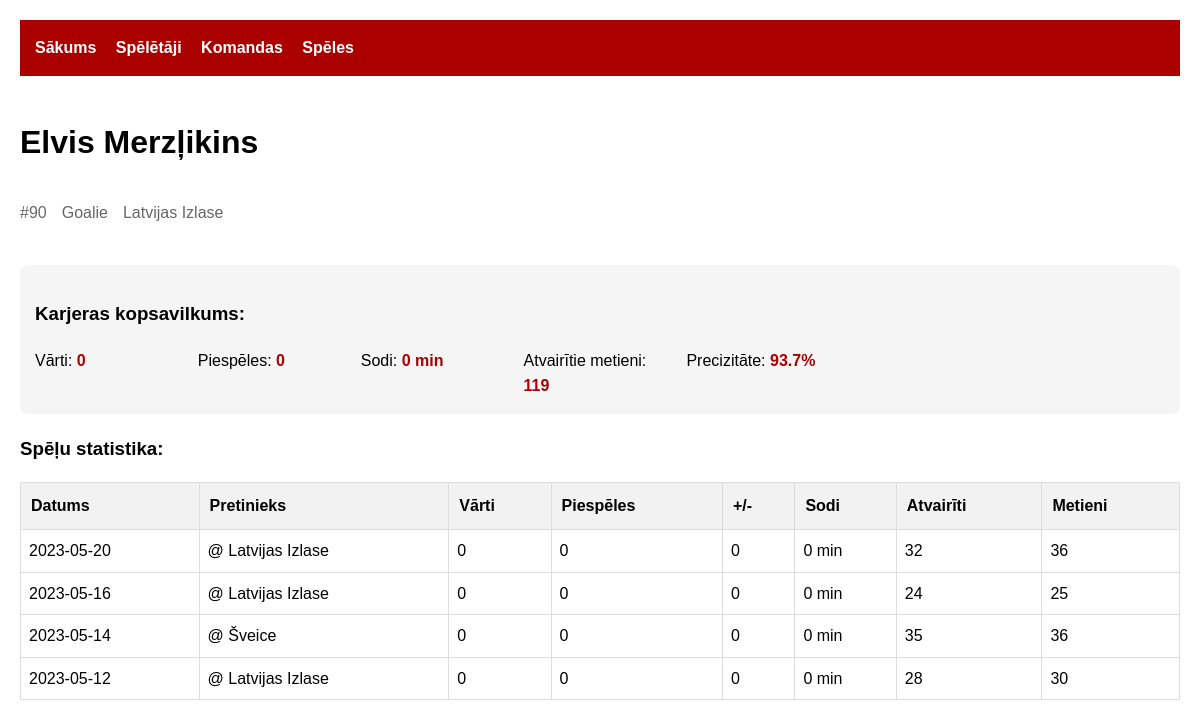
Screenshot of /player/1 with the database file from the repository.
### tables this page shows
CREATE TABLE Players (
    player_id INTEGER PRIMARY KEY AUTOINCREMENT,
    first_name TEXT NOT NULL,
    last_name TEXT NOT NULL,
    birth_date TEXT,
    position TEXT CHECK(position IN ('Goalie', 'Defenseman', 'Forward')),
    jersey_number INTEGER,
    team_id INTEGER,
    is_nhl_player BOOLEAN DEFAULT 0,
    FOREIGN KEY (team_id) REFERENCES Teams(team_id)
);

CREATE TABLE Teams (
    team_id INTEGER PRIMARY KEY AUTOINCREMENT,
    name TEXT NOT NULL,
    city TEXT NOT NULL,
    league TEXT NOT NULL,
    founded_year INTEGER,
    arena TEXT
);

CREATE TABLE Statistics (
    stat_id INTEGER PRIMARY KEY AUTOINCREMENT,
    player_id INTEGER NOT NULL,
    game_id INTEGER NOT NULL,
    goals INTEGER DEFAULT 0,
    assists INTEGER DEFAULT 0,
    plus_minus INTEGER DEFAULT 0,
    penalty_minutes INTEGER DEFAULT 0,
    saves INTEGER DEFAULT 0,
    shots_against INTEGER DEFAULT 0,
    FOREIGN KEY (player_id) REFERENCES Players(player_id),
    FOREIGN KEY (game_id) REFERENCES Games(game_id)
);

CREATE TABLE Games (
    game_id INTEGER PRIMARY KEY AUTOINCREMENT,
    home_team_id INTEGER NOT NULL,
    away_team_id INTEGER NOT NULL,
    game_date TEXT NOT NULL,
    game_type TEXT CHECK(game_type IN ('Regular', 'Playoff', 'International')),
    location TEXT,
    score TEXT,
    FOREIGN KEY (home_team_id) REFERENCES Teams(team_id),
    FOREIGN KEY (away_team_id) REFERENCES Teams(team_id)
);

### app.py (the view)
@app.route('/player/<int:player_id>')
def player_detail(player_id):
    conn = sqlite3.connect('hockey.db')
    conn.row_factory = sqlite3.Row
    player = conn.execute('''
        SELECT p.*, t.name as team_name
        FROM Players p
        LEFT JOIN Teams t ON p.team_id = t.team_id
        WHERE p.player_id = ?
    ''', (player_id,)).fetchone()
    stats = conn.execute('''
        SELECT s.*, g.game_date, ht.name as home_team, at.name as away_team, g.score
        FROM Statistics s
        JOIN Games g ON s.game_id = g.game_id
        JOIN Teams ht ON g.home_team_id = ht.team_id
        JOIN Teams at ON g.away_team_id = at.team_id
        WHERE s.player_id = ?
        ORDER BY g.game_date DESC
    ''', (player_id,)).fetchall()
    career_totals = conn.execute('''
        SELECT SUM(goals) as total_goals,
               SUM(assists) as total_assists,
               SUM(penalty_minutes) as total_pim,
               SUM(saves) as total_saves,
               SUM(shots_against) as total_shots_against
        FROM Statistics
        WHERE player_id = ?
    ''', (player_id,)).fetchone()
    conn.close()
    return render_template('player_detail.html',
                         player=player,
                         stats=stats,
                         totals=career_totals)

### templates/player_detail.html
{% extends "base.html" %}
{% block content %}
<div class="player-header">
    <h1>{{ player.first_name }} {{ player.last_name }}</h1>
    <div class="player-info">
        <span>#{{ player.jersey_number }}</span>
        <span>{{ player.position }}</span>
        <span>{{ player.team_name }}</span>
    </div>
</div>
<div class="career-totals">
    <h3>Karjeras kopsavilkums:</h3>
    <div class="totals-grid">
        <div>Vārti: <span>{{ totals.total_goals or 0 }}</span></div>
        <div>Piespēles: <span>{{ totals.total_assists or 0 }}</span></div>
        <div>Sodi: <span>{{ totals.total_penalty_minutes or 0 }} min</span></div>
        {% if player.position == 'Goalie' %}
        <div>Atvairītie metieni: <span>{{ totals.total_saves or 0 }}</span></div>
        <div>Precizitāte: <span>
            {% if totals.total_shots_against %}
                {{ "%.1f"|format((totals.total_saves/totals.total_shots_against)*100) }}%
            {% else %}
                0%
            {% endif %}
        </span></div>
        {% endif %}
    </div>
</div>
<div class="game-log">
    <h3>Spēļu statistika:</h3>
    <table>
        <tr>
            <th>Datums</th>
            <th>Pretinieks</th>
            <th>Vārti</th>
            <th>Piespēles</th>
            <th>+/-</th>
            <th>Sodi</th>
            {% if player.position == 'Goalie' %}
            <th>Atvairīti</th>
            <th>Metieni</th>
            {% endif %}
        </tr>
        {% for stat in stats %}
        <tr>
            <td>{{ stat.game_date }}</td>
            <td>
                {% if player.team_id == stat.home_team_id %}
                    vs {{ stat.away_team }}
                {% else %}
                    @ {{ stat.home_team }}
                {% endif %}
            </td>
            <td>{{ stat.goals }}</td>
            <td>{{ stat.assists }}</td>
            <td>{{ stat.plus_minus }}</td>
            <td>{{ stat.penalty_minutes }} min</td>
            {% if player.position == 'Goalie' %}
            <td>{{ stat.saves }}</td>
            <td>{{ stat.shots_against }}</td>
            {% endif %}
        </tr>
        {% else %}
        <tr>
            <td colspan="{% if player.position == 'Goalie' %}8{% else %}6{% endif %}" class="no-data">
                Nav datu par šo spēlētāju
            </td>
        </tr>
        {% endfor %}
    </table>
</div>
{% endblock %}

### static/style.css (style rules this page uses)
body { font-family: Arial, sans-serif; margin: 0; padding: 20px; line-height: 1.6; }
table { width: 100%; border-collapse: collapse; margin-top: 20px; }
th, td { border: 1px solid #ddd; padding: 12px; text-align: left; }
th { background-color: #f2f2f2; }
.player-header { display: flex; flex-direction: column; gap: 10px; margin-bottom: 20px; }
.player-info { display: flex; gap: 15px; margin-bottom: 20px; color: #666; }
.career-totals { background: #f5f5f5; padding: 15px; border-radius: 8px; margin-bottom: 20px; }
.totals-grid { display: grid; grid-template-columns: repeat(auto-fill, minmax(150px, 1fr)); gap: 10px; margin-top: 10px; }
.totals-grid div span { font-weight: bold; color: #a00; }
.game-log table { width: 100%; margin-top: 15px; }
.game-log th { background-color: #f2f2f2; padding: 10px; text-align: left; }
.game-log td { padding: 8px; border-bottom: 1px solid #ddd; }

### rows the page displays
Players: first_name "Elvis", last_name "Merzļikins", jersey_number "90", position "Goalie"
Teams: team_name "Latvijas Izlase"
Statistics: game_date "2023-05-20", home_team "Latvijas Izlase", goals "0", assists "0", plus_minus "0", penalty_minutes "0", saves "32", shots_against "36"
Statistics: game_date "2023-05-16", home_team "Latvijas Izlase", goals "0", assists "0", plus_minus "0", penalty_minutes "0", saves "24", shots_against "25"
Statistics: game_date "2023-05-14", home_team "Šveice", goals "0", assists "0", plus_minus "0", penalty_minutes "0", saves "35", shots_against "36"
Statistics: game_date "2023-05-12", home_team "Latvijas Izlase", goals "0", assists "0", plus_minus "0", penalty_minutes "0", saves "28", shots_against "30"

### other values shown
{{ totals.total_goals or 0 }} "0"
{{ totals.total_assists or 0 }} "0"
{{ totals.total_penalty_minutes or 0 }} "0"
{{ totals.total_saves or 0 }} "119"
{{ "%.1f"|format((totals.total_saves/totals.total_shots_against)*100) }} "93.7"
